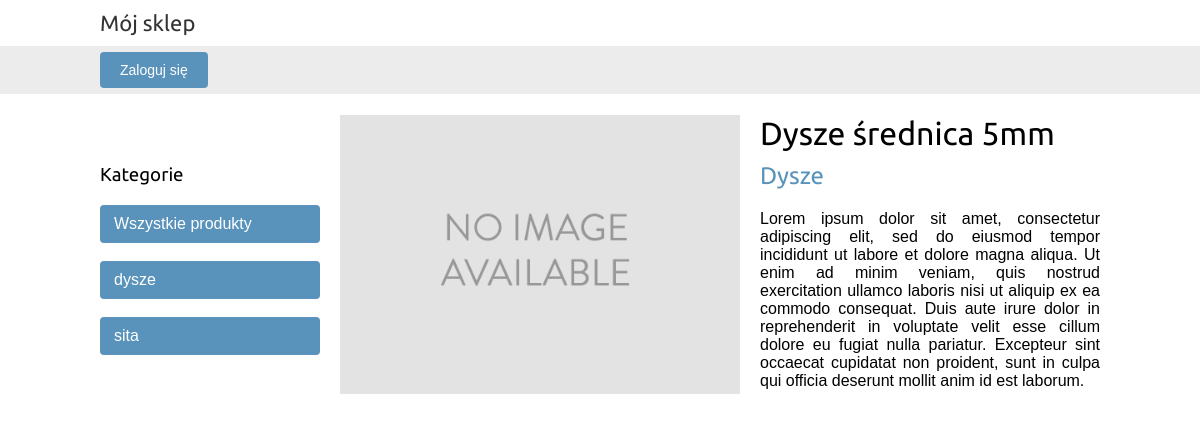
The page /product/dysze-srednica-5mm/ on the database its author committed.
### shop/models.py (models this page shows, shortened)
class Category(models.Model):
    name = models.CharField(max_length=200, unique=True, db_index=True)
    slug = models.SlugField(max_length=200, unique=True, db_index=True)
    class Meta:
        ordering = ('name',)
        verbose_name = 'kategoria'
        verbose_name_plural = 'kategorie'
    def __str__(self):
        return self.name

class Product(models.Model):
    category = models.ForeignKey(Category, related_name='products', on_delete=models.CASCADE)
    type = models.ForeignKey(Type, on_delete=models.CASCADE)
    name = models.CharField(max_length=200, db_index=True, verbose_name='Nazwa produktu')
    slug = models.SlugField(max_length=200, unique=True, db_index=True)
    description = models.TextField(blank=True, verbose_name='Opis')
    image = models.ImageField(upload_to='products/%Y/%m/%d', null=True, blank=True)
    available = models.BooleanField(default=True)
    created = models.DateTimeField(auto_now_add=True)
    updated = models.DateTimeField(auto_now=True)
    class Meta:
        ordering = ('name',)
        verbose_name = 'produkt'
        verbose_name_plural = 'produkty'

### shop/views.py (the view)
# urls.py: path('product/<slug:product_slug>/', views.ProductDetailView.as_view(), name='product_details'),
class ProductDetailView(View):
    def get(self, request, product_slug):
        product = get_object_or_404(Product, slug=product_slug, available=True)
        categories = Category.objects.all()
        return render(request, 'product_details.html', {'categories': categories, 'product': product})

### templates/product_details.html (shortened to what this page needs)
{% extends "base.html" %}
{% load static %}
{% block content %}
    <div id="sidebar">
    <h3>Kategorie</h3>
    <ul>
        <li class="selected"><a href="{% url "product_list" %}">Wszystkie produkty</a></li><br>
      {% for category in categories %}
        <li class="selected"><a href="{% url "product_list_by_category" category.slug %}">{{ category.slug }}</a></li><br>
      {% endfor %}
    </ul>
  </div>
  <div class="product-detail">
    <img src="{% if product.image %}{{ product.image.url }}{% else %}
    {% static "img/no_image.png" %}{% endif %}">
    <h1>{{ product.name }}</h1>
    <h2>
      <a href="{% url 'product_details' product.slug %}">
        {{ product.category }}
      </a>
    </h2>
    {{ product.description|linebreaks }}
  </div>
{% endblock %}

### shop/static/css/base.css (style rules this page uses)
body { display:flex; flex-direction: column; margin:0; padding:0; font-family:helvetica, sans-serif; }
h1, h2, h3, h4, h5 , h6 { font-family: 'Ubuntu', sans-serif; font-weight:normal; }
a { text-decoration:none; color:#5993bb; }
#sidebar { width:220px; padding:30px 20px 0 0; float:left; }
#sidebar ul { margin:0; padding:0; }
#sidebar ul li { margin:0; list-style:none; padding:10px 14px; }
#sidebar ul li a { display:block; }
#sidebar ul li.selected { background:#5993bb; border-radius:4px; }
#sidebar ul li.selected a { color:#fff; }
.product-detail { text-align:justify; }
.product-detail img { width:40%; float:left; padding:0 20px 20px 0; }
.product-detail h1 { margin-bottom:0; }
.product-detail h2 { margin-top:10px; }

### rows shown on the page
Category: slug "dysze"
Category: slug "sita"
Product: name "Dysze średnica 5mm", category "Dysze", description "Lorem ipsum dolor sit amet, consectetur adipiscing elit, sed do eiusmod tempor incididunt ut labore et dolore magna aliqua. Ut enim ad minim veniam, quis nostrud exercitation ullamco laboris nisi ut aliquip ex ea commodo consequat. Duis aute irure dolor in reprehenderit in voluptate velit esse cillum dolore eu fugiat nulla pariatur. Excepteur sint occaecat cupidatat non proident, sunt in culpa qui officia deserunt mollit anim id est laborum."
